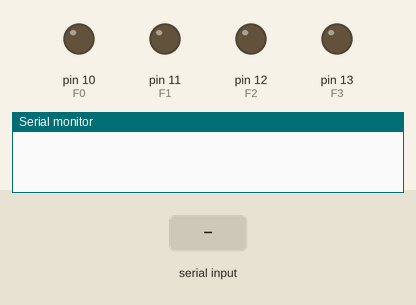
Simulated run of this sketch. Board: Arduino Uno, built with avr-gcc and run on an emulated ATmega328P. On the bench: output pins drawn as LEDs (lit = HIGH), the last lines printed to the serial monitor. The test bench sets the inputs (shaded band).

Above: at 1.2 s.
1.3 s: "200\n" received over Serial
At 3.3 s:
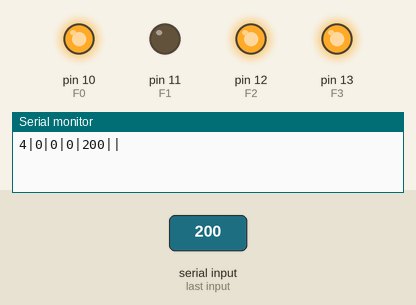
Timing chart, 0 to 4.8 s (numbered marks = the images above; inputs shaded):
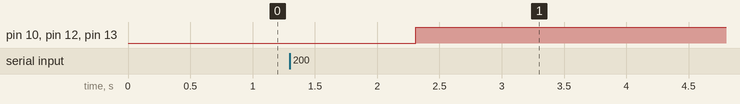

Measured:
- after the input at 1.3 s, pin 10 (F0), pin 12 (F2), pin 13 (F3): LOW → HIGH after 1.0 s

The sketch:

LeitorArduino.ino
```cpp
/*
======
  PUC MINAS - Coreu

  Curso: Engenharia da Computação - 02/2022
  Disciplina: Arquitetura de Computadores II
  Professor: Romanelli Lodron Zuim
  Atividade: Exercício Prático 03
  Alunos:João Victor Martins,Mateus Silva Gontijo,
  Caio José Rocha Silva

  Belo Horizonte, 10/09/2022.
======
*/

// Inputs and Outputs

int F0 = 10; // PinLed 10
int F1 = 11; // PinLed 11
int F2 = 12; // PinLed 12
int F3 = 13; // PinLed 13

int X; // Entrada A
int Y; // Entrada B
int S; // Saída   S

// Procedimentos da ULA
int AB(int a, int b)
{
    return (a & b);
    // AB
}

int AxB(int a, int b)
{return (a ^ b);
    // AxorB
}
int AoB(int a, int b)
{
    return (a | b);
    // A+B
}

int An(int a)
{
    return (~a);
    // A’
}

void setup()
{
    Serial.begin(9600);  // Comunicação Serial
    pinMode(10, OUTPUT); // Saída LedPin 10 (azul)
    pinMode(11, OUTPUT); // Saída LedPin 11 (verde)
    pinMode(12, OUTPUT); // Saída LedPin 12 (amarelo)
    pinMode(13, OUTPUT); // Saída LedPin 13 (vermelho)
}

// Declaração de variáveis
String memoria[100];
String entrada = "";
String ponteiro = "4";
int pont = 4, qtd_cods = 0;
char x = '0', y = '0', code = '0';
int a = 0, b = 0;

int aux = 0, saida = 0;
String saida_hex = "0", output = "0", output_aux = "0";

// Função que acende e apaga os leds
void mostrar(String output)
{
    if (output[0] == '1')
    {
        digitalWrite(F3, HIGH);
    }
    else
    {
        digitalWrite(F3, LOW);
    }

    if (output[1] == '1')
    {
        digitalWrite(F2, HIGH);
    }
    else
    {
        digitalWrite(F2, LOW);
    }

    if (output[2] == '1')
    {
        digitalWrite(F1, HIGH);
    }
    else
    {
        digitalWrite(F1, LOW);
    }

    if (output[3] == '1')
    {
        digitalWrite(F0, HIGH);
    }
    else
    {
        digitalWrite(F0, LOW);
    }
}

void loop()
{
    if (Serial.available())
    {
        entrada = Serial.readString();   // Leitura da entrada do usuário
        qtd_cods = entrada.length() / 4; // Calcula a quantidade de códigos presentes na entrada

        int cortei = 0;
        int cortef = 3;
        // Loop que armazena as instruções no vetor memória
        for (int j = 4; j < 100; j++)
        {
            memoria[j] = entrada.substring(cortei, cortef);
            cortei += 4;
            cortef += 4;
        }
        // Atribuição dos primeiros valores do vetor memória
        memoria[0] = ponteiro;
        memoria[1] = "0";
        memoria[2] = "0";
        memoria[3] = "0";

        // Loop que percorre o vetor memória armazenando as
        for (int j = 4; j <= qtd_cods + 4; j++)
        {
            for (int i = 0; i <= qtd_cods + 4; i++)
            {
                Serial.print(memoria[i] + "|");
            }
            x = memoria[j][0]; // Pega o valor de x da instrução sendo executada
            y = memoria[j][1]; // Pega o valor de y da instrução sendo executada
            if (isdigit(x))
            {
                a = x - '0';
            }
            else
            {
                a = x - '0' - 7;
            }
            if (isdigit(y))
            {
                b = y - '0';
            }
            else
            {
                b = y - '0' - 7;
            }
            code = memoria[j][2]; // Pega o valor do op_code da instrução sendo executada

            /* Execução das instruções */
            if (code == '0')
            {
                saida = An(a);
            }
            else if (code == '1')
            {
                aux = AoB(a, b);
                saida = An(aux);
            }
            else if (code == '2')
            {
                aux = An(a);
                saida = AB(aux, b);
            }
            else if (code == '3')
            {
                saida = 0b0000;
            }
            else if (code == '4')
            {
                aux = AB(a, b);
                saida = An(aux);
            }
            else if (code == '5')
            {
                saida = An(b);
            }
            else if (code == '6')
            {
                saida = AxB(a, b);
            }
            else if (code == '7')
            {
                aux = An(b);
                saida = AB(a, aux);
            }
            else if (code == '8')
            {
                aux = An(a);
                saida = AoB(aux, b);
            }
            else if (code == '9')
            {
                aux = AxB(a, b);
                saida = An(aux);
            }
            else if (code == 'A')
            {
                saida = b;
            }
            else if (code == 'B')
            {
                saida = AB(a, b);
            }
            else if (code == 'C')
            {
                saida = 0b1111;
            }
            else if (code == 'D')
            {
                aux = An(b);
                saida = AoB(a, aux);
            }
            else if (code == 'E')
            {
                saida = AoB(a, b);
            }
            else if (code == 'F')
            {
                saida = a;
            }
            output = "";
            if (saida >= 0)
            {
                output_aux = String(saida, BIN);
                int complete = 4 - output_aux.length();
                for (int c = 0; c < complete; c++)
                {
                    output += '0';
                }
                output += output_aux;
                saida_hex = String(saida, HEX);
            }
            else
            {
                saida = 16 + saida;
                output_aux = String(saida, BIN);
                int complete = 4 - output_aux.length();
                for (int c = 0; c < complete; c++)
                {
                    output += '0';
                }
                output += output_aux;
                saida_hex = String(saida, HEX);
            }
            mostrar(output);
            ponteiro = String(pont + 1);
            pont++;
            // Atribuição dos novos valores ao vetor memória
            memoria[0] = ponteiro;
            memoria[1] = saida_hex;
            memoria[2] = x;
            memoria[3] = y;
            Serial.print("\n");
            delay(5000);
        }
        for (int i = 0; i <= qtd_cods + 4; i++)
        {
            Serial.print(memoria[i] + "|");
        }
    }
}
```
